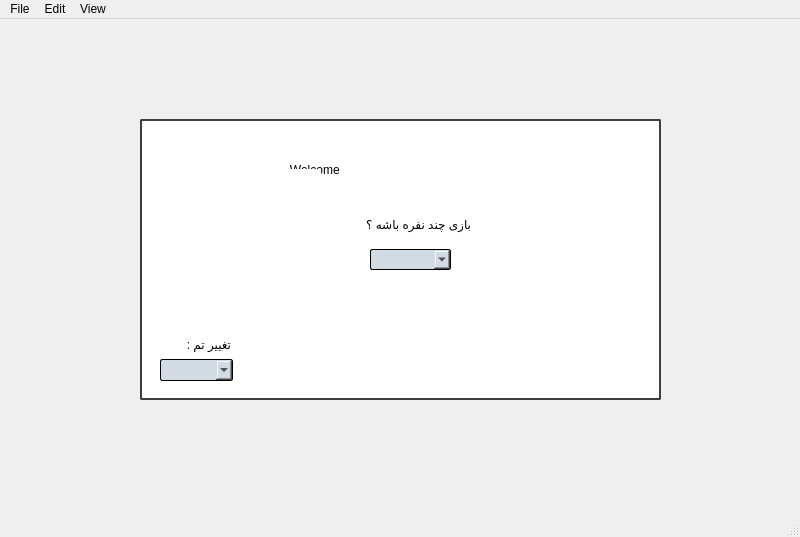
<?xml version="1.0" encoding="UTF-8"?>
<ui version="4.0">
 <class>FirstPage</class>
 <widget class="QMainWindow" name="FirstPage">
  <property name="enabled">
   <bool>true</bool>
  </property>
  <property name="geometry">
   <rect>
    <x>0</x>
    <y>0</y>
    <width>800</width>
    <height>537</height>
   </rect>
  </property>
  <property name="windowTitle">
   <string>FirstPage</string>
  </property>
  <widget class="QWidget" name="centralwidget">
   <widget class="QGroupBox" name="GB_FirstPage">
    <property name="geometry">
     <rect>
      <x>140</x>
      <y>100</y>
      <width>521</width>
      <height>281</height>
     </rect>
    </property>
    <property name="styleSheet">
     <string notr="true">background-color : white ;
border : 2px solid #3d3d3d ;
border-radius : 2px ;</string>
    </property>
    <property name="title">
     <string/>
    </property>
    <widget class="QLabel" name="label_number_player">
     <property name="geometry">
      <rect>
       <x>200</x>
       <y>90</y>
       <width>131</width>
       <height>31</height>
      </rect>
     </property>
     <property name="styleSheet">
      <string notr="true">border : none ;
font: 10pt &quot;B Sara&quot;;</string>
     </property>
     <property name="text">
      <string>بازی چند نفره باشه ؟</string>
     </property>
    </widget>
    <widget class="QComboBox" name="comboBox_number_player">
     <property name="geometry">
      <rect>
       <x>230</x>
       <y>130</y>
       <width>81</width>
       <height>21</height>
      </rect>
     </property>
     <property name="cursor">
      <cursorShape>PointingHandCursor</cursorShape>
     </property>
     <property name="styleSheet">
      <string notr="true">border : 1px solid black ;
text-align : center ;
background-color : #d2dae2 ;</string>
     </property>
    </widget>
    <widget class="QLabel" name="welcome_lab">
     <property name="geometry">
      <rect>
       <x>120</x>
       <y>20</y>
       <width>231</width>
       <height>61</height>
      </rect>
     </property>
     <property name="styleSheet">
      <string notr="true">border : none ;
font: 20pt &quot;Algerian&quot;;</string>
     </property>
     <property name="text">
      <string>         Welcome</string>
     </property>
    </widget>
    <widget class="QLabel" name="label_2">
     <property name="geometry">
      <rect>
       <x>30</x>
       <y>210</y>
       <width>61</width>
       <height>31</height>
      </rect>
     </property>
     <property name="styleSheet">
      <string notr="true">border : none ;
font: 10pt &quot;B Sara&quot;;</string>
     </property>
     <property name="text">
      <string>تغییر تم :</string>
     </property>
    </widget>
    <widget class="QComboBox" name="comboBox_theme">
     <property name="geometry">
      <rect>
       <x>20</x>
       <y>240</y>
       <width>73</width>
       <height>22</height>
      </rect>
     </property>
     <property name="cursor">
      <cursorShape>PointingHandCursor</cursorShape>
     </property>
     <property name="styleSheet">
      <string notr="true">border : 1px solid black ;
background-color : #d2dae2</string>
     </property>
    </widget>
    <widget class="QLabel" name="soldier1_lab">
     <property name="geometry">
      <rect>
       <x>90</x>
       <y>50</y>
       <width>91</width>
       <height>131</height>
      </rect>
     </property>
     <property name="styleSheet">
      <string notr="true">border : none ;
image: url(:/soldier1.png);</string>
     </property>
     <property name="text">
      <string/>
     </property>
    </widget>
    <widget class="QLabel" name="soldier2_lab">
     <property name="geometry">
      <rect>
       <x>350</x>
       <y>60</y>
       <width>101</width>
       <height>101</height>
      </rect>
     </property>
     <property name="styleSheet">
      <string notr="true">image: url(:/soldier2.png);
border : none ;</string>
     </property>
     <property name="text">
      <string/>
     </property>
     <property name="scaledContents">
      <bool>false</bool>
     </property>
    </widget>
   </widget>
  </widget>
  <widget class="QMenuBar" name="menubar">
   <property name="geometry">
    <rect>
     <x>0</x>
     <y>0</y>
     <width>800</width>
     <height>26</height>
    </rect>
   </property>
   <widget class="QMenu" name="menuFile">
    <property name="title">
     <string>File</string>
    </property>
    <addaction name="actionnew_file"/>
    <addaction name="actionopen_file"/>
   </widget>
   <widget class="QMenu" name="menuEdit">
    <property name="title">
     <string>Edit</string>
    </property>
    <addaction name="actionundo"/>
    <addaction name="actionredo"/>
   </widget>
   <widget class="QMenu" name="menuview">
    <property name="title">
     <string>View</string>
    </property>
   </widget>
   <addaction name="menuFile"/>
   <addaction name="menuEdit"/>
   <addaction name="menuview"/>
  </widget>
  <widget class="QStatusBar" name="statusbar"/>
  <action name="actionnew_file">
   <property name="text">
    <string>new file</string>
   </property>
  </action>
  <action name="actionopen_file">
   <property name="text">
    <string>open file</string>
   </property>
  </action>
  <action name="actionundo">
   <property name="text">
    <string>undo</string>
   </property>
  </action>
  <action name="actionredo">
   <property name="text">
    <string>redo</string>
   </property>
  </action>
 </widget>
 <resources/>
 <connections/>
</ui>
